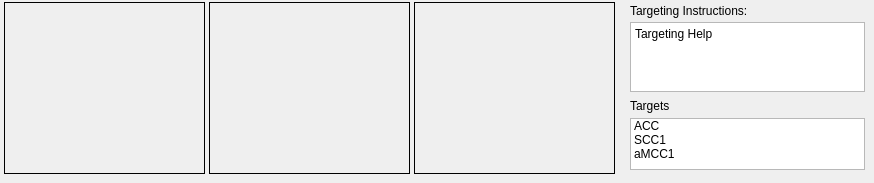
      <widget class="QWidget" name="TargetingExamplesTab">
       <attribute name="title"><string>Targeting Examples</string></attribute>
       <widget class="QLabel" name="UIAxesExampleSag">
        <property name="geometry"><rect><x>4</x><y>2</y><width>201</width><height>172</height></rect></property>
        <property name="frameShape"><enum>QFrame::Box</enum></property>
       </widget>
       <widget class="QLabel" name="UIAxesExampleCor">
        <property name="geometry"><rect><x>209</x><y>2</y><width>201</width><height>172</height></rect></property>
        <property name="frameShape"><enum>QFrame::Box</enum></property>
       </widget>
       <widget class="QLabel" name="UIAxesExampleAxial">
        <property name="geometry"><rect><x>414</x><y>2</y><width>201</width><height>172</height></rect></property>
        <property name="frameShape"><enum>QFrame::Box</enum></property>
       </widget>
       <widget class="QLabel" name="TargetingInstructionsLabel">
        <property name="geometry"><rect><x>630</x><y>2</y><width>235</width><height>18</height></rect></property>
        <property name="alignment"><set>Qt::AlignLeft|Qt::AlignVCenter</set></property>
        <property name="text"><string>Targeting Instructions:</string></property>
       </widget>
       <widget class="QTextEdit" name="TargetingTextArea">
        <property name="geometry"><rect><x>630</x><y>22</y><width>235</width><height>70</height></rect></property>
        <property name="plainText"><string>Targeting Help</string></property>
       </widget>
       <widget class="QLabel" name="TargetsListBoxLabel">
        <property name="geometry"><rect><x>630</x><y>96</y><width>60</width><height>20</height></rect></property>
        <property name="alignment"><set>Qt::AlignLeft|Qt::AlignVCenter</set></property>
        <property name="text"><string>Targets</string></property>
       </widget>
       <widget class="QListWidget" name="TargetsListBox">
        <property name="geometry"><rect><x>630</x><y>118</y><width>235</width><height>52</height></rect></property>
        <item><property name="text"><string>ACC</string></property></item>
        <item><property name="text"><string>SCC1</string></property></item>
        <item><property name="text"><string>aMCC1</string></property></item>
       </widget>
      </widget>
